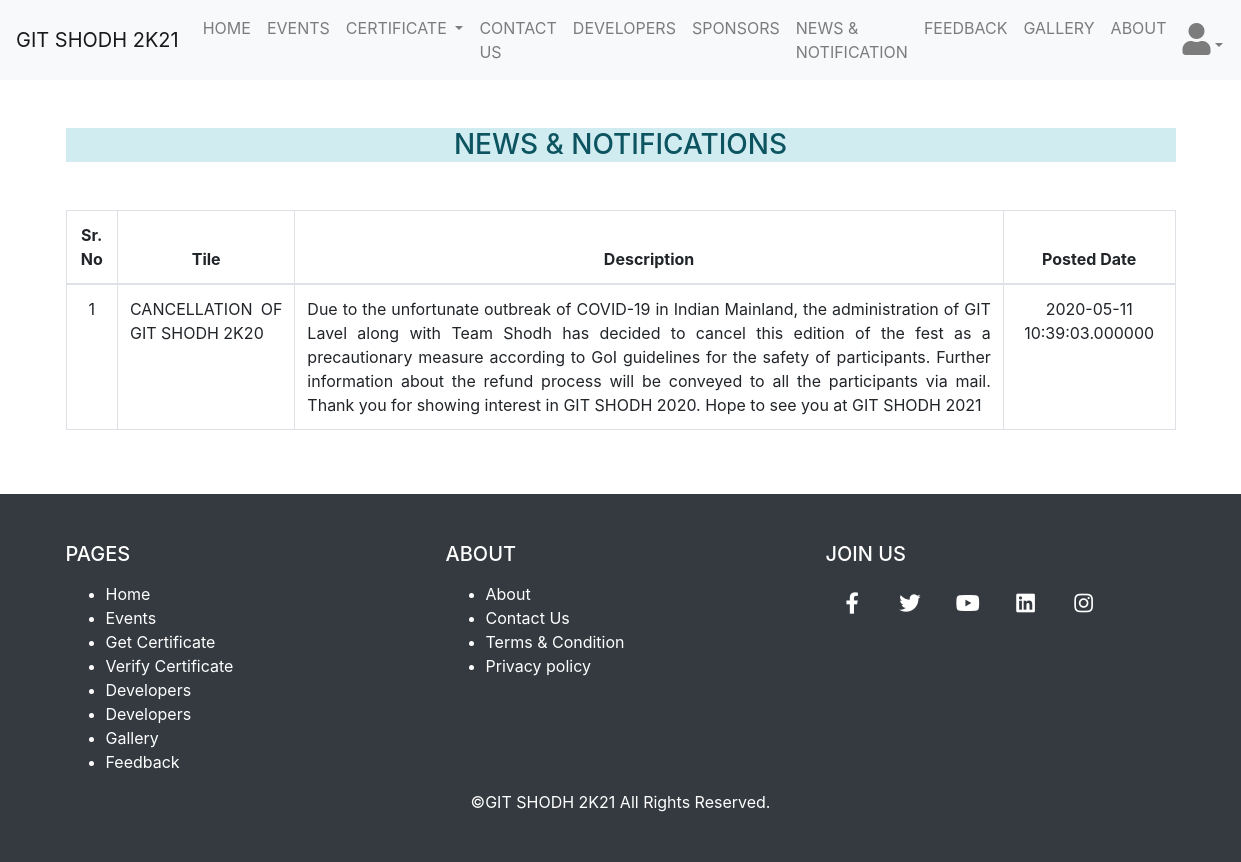
The page /news.php (signed in) on the database its author committed.
### tables this page shows
CREATE TABLE `news_information` (
  `id` int(11) NOT NULL,
  `newsTitle` varchar(150) NOT NULL,
  `newsDescription` text NOT NULL,
  `postedDate` datetime(6) NOT NULL
);

### news.php (the view, shortened to what this page needs)
<?php
require_once "config/configPDO.php";
?>
<!DOCTYPE html>
<html lang="en">
<head>
    <?php include_once "includes/headerScripts.php";?>
</head>
<body>
    <?php
try {
    $sql = "SELECT * FROM news_information";
    $result = $conn->prepare($sql);
    $result->execute();
} catch (PDOException $e) {
    echo "<script>alert('We are sorry, there seems to be a problem with our systems. Please try again.');</script>";
    echo "Error " . $e->getMessage();
}
?>
    <?php include_once "includes/navbar.php"?>
    <main class="container">
        <h3 class="text-center alert-info font-Staatliches-heading my-5 text-uppercase">News & Notifications</h3>
        <div class="row">
            <?php
if ($result->rowCount() > 0) {
    ?>
            <section class="col-md-12 mb-5">
                <div class="table-responsive">
                    <table class="table table-bordered border-dark">
                        <thead class="text-center">
                            <tr>
                                <th>Sr. No</th>
                                <th>Tile</th>
                                <th>Description</th>
                                <th>Posted Date</th>
                            </tr>
                        </thead>
                        <tbody class="text-center">
                            <?php
    while ($row = $result->fetch(PDO::FETCH_ASSOC)) {
        ?>
                            <tr>
                                <td><?php echo $row["id"]; ?></td>
                                <td class="text-justify"><?php echo $row["newsTitle"]; ?></td>
                                <td class="text-justify"><?php echo $row["newsDescription"]; ?></td>
                                <td><?php echo $row["postedDate"]; ?></td>
                            </tr>
                            <?php
}
} else {
    echo "<script>Swal.fire({
                            icon: 'warning',
                            title: 'News Unavailable',
                            text: 'No News Available'
                            })</script>";
}
?>
                        </tbody>
                    </table>
                </div>
            </section>
        </div>
    </main>
    <?php
include_once 'includes/footer.php';
?>
</body>
</html>

### rows shown on the page
news_information: id "1", newsTitle "CANCELLATION OF GIT SHODH 2K20", newsDescription "Due to the unfortunate outbreak of COVID-19 in Indian Mainland, the administration of GIT Lavel along with Team Shodh has decided to cancel this edition of the fest as a precautionary measure according to GoI guidelines for the safety of participants. Further information about the refund process will be conveyed to all the participants via mail. Thank you for showing interest in GIT SHODH 2020. Hope to see you at GIT SHODH 2021", postedDate "2020-05-11 10:39:03.000000"

### other values the page prints
$techfestName "GIT SHODH 2K21"
